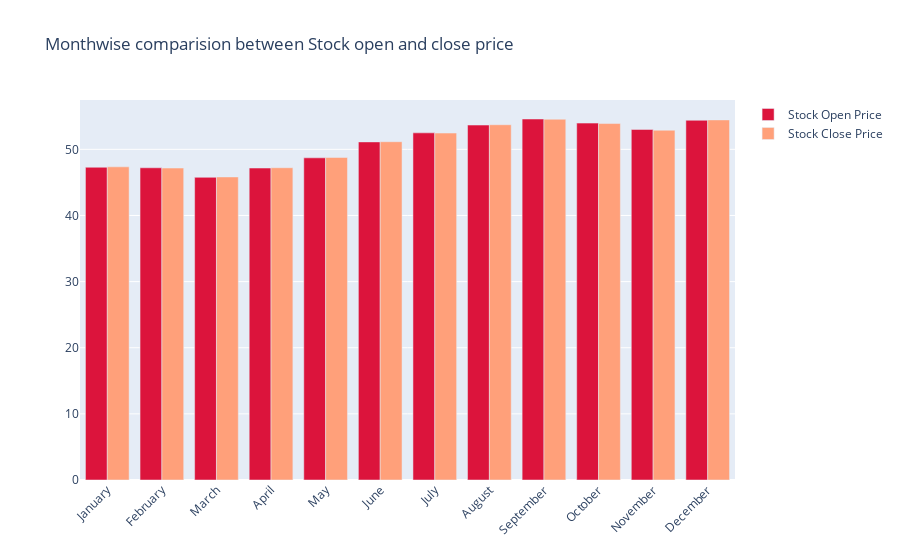

Write notebook code for a chart like this one.
### Code cell
fig = go.Figure()

fig.add_trace(go.Bar(
    x=monthvise.index,
    y=monthvise['Open'],
    name='Stock Open Price',
    marker_color='crimson'
))
fig.add_trace(go.Bar(
    x=monthvise.index,
    y=monthvise['Close'],
    name='Stock Close Price',
    marker_color='lightsalmon'
))

fig.update_layout(barmode='group', xaxis_tickangle=-45, 
                  title='Monthwise comparision between Stock open and close price')
fig.show()

### Figure 1 — Plotly figure (JSON) as saved in the notebook; plotly's stock layout.template omitted (floating-point values rounded to 4 significant figures)
{"data": [{"marker": {"color": "crimson"}, "name": "Stock Open Price", "type": "bar", "x": ["January", "February", "March", "April", "May", "June", "July", "August", "September", "October", "November", "December"], "y": [47.29, 47.21, 45.77, 47.17, 48.72, 51.12, 52.49, 53.67, 54.59, 53.97, 53.01, 54.39]}, {"marker": {"color": "lightsalmon"}, "name": "Stock Close Price", "type": "bar", "x": ["January", "February", "March", "April", "May", "June", "July", "August", "September", "October", "November", "December"], "y": [47.36, 47.17, 45.82, 47.22, 48.77, 51.15, 52.46, 53.72, 54.55, 53.9, 52.89, 54.45]}], "layout": {"autosize": true, "barmode": "group", "title": {"text": "Monthwise comparision between Stock open and close price"}, "xaxis": {"autorange": true, "range": [-0.5, 11.5], "tickangle": -45, "type": "category"}, "yaxis": {"autorange": true, "range": [0, 57.46], "type": "linear"}}}
